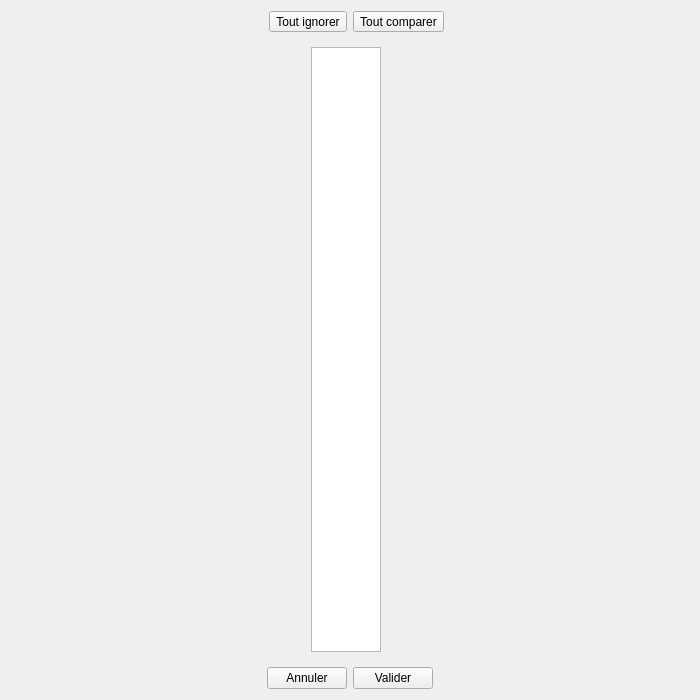
<?xml version="1.0" encoding="UTF-8"?>
<ui version="4.0">
 <class>select_columns</class>
 <widget class="QDialog" name="select_columns">
  <property name="geometry">
   <rect>
    <x>0</x>
    <y>0</y>
    <width>700</width>
    <height>700</height>
   </rect>
  </property>
  <property name="sizePolicy">
   <sizepolicy hsizetype="Maximum" vsizetype="Maximum">
    <horstretch>1</horstretch>
    <verstretch>1</verstretch>
   </sizepolicy>
  </property>
  <property name="windowTitle">
   <string>Choix des colonnes</string>
  </property>
  <layout class="QVBoxLayout" name="verticalLayout_2">
   <item>
    <layout class="QHBoxLayout" name="horizontalLayout">
     <item alignment="Qt::AlignRight">
      <widget class="QToolButton" name="ignoreAllBtn">
       <property name="text">
        <string>Tout ignorer</string>
       </property>
      </widget>
     </item>
     <item alignment="Qt::AlignLeft">
      <widget class="QToolButton" name="compareAllBtn">
       <property name="text">
        <string>Tout comparer</string>
       </property>
      </widget>
     </item>
    </layout>
   </item>
   <item>
    <layout class="QHBoxLayout" name="horizontalLayout_2">
     <item>
      <widget class="QWidget" name="tableWidget" native="true">
       <layout class="QHBoxLayout" name="tableLayout0" stretch="0,0,0">
        <property name="leftMargin">
         <number>1</number>
        </property>
        <item>
         <spacer name="horizontalSpacerL">
          <property name="orientation">
           <enum>Qt::Horizontal</enum>
          </property>
          <property name="sizeHint" stdset="0">
           <size>
            <width>0</width>
            <height>0</height>
           </size>
          </property>
         </spacer>
        </item>
        <item>
         <widget class="QTableView" name="tableView">
          <property name="sizePolicy">
           <sizepolicy hsizetype="Fixed" vsizetype="Expanding">
            <horstretch>0</horstretch>
            <verstretch>0</verstretch>
           </sizepolicy>
          </property>
          <property name="verticalScrollBarPolicy">
           <enum>Qt::ScrollBarAsNeeded</enum>
          </property>
          <property name="horizontalScrollBarPolicy">
           <enum>Qt::ScrollBarAlwaysOff</enum>
          </property>
          <property name="sizeAdjustPolicy">
           <enum>QAbstractScrollArea::AdjustToContents</enum>
          </property>
         </widget>
        </item>
        <item>
         <spacer name="horizontalSpacerR">
          <property name="orientation">
           <enum>Qt::Horizontal</enum>
          </property>
          <property name="sizeHint" stdset="0">
           <size>
            <width>0</width>
            <height>0</height>
           </size>
          </property>
         </spacer>
        </item>
       </layout>
      </widget>
     </item>
    </layout>
   </item>
   <item>
    <layout class="QHBoxLayout" name="horizontalLayout_3">
     <property name="leftMargin">
      <number>0</number>
     </property>
     <property name="bottomMargin">
      <number>0</number>
     </property>
     <item alignment="Qt::AlignRight">
      <widget class="QPushButton" name="cancelBtn">
       <property name="maximumSize">
        <size>
         <width>100</width>
         <height>16777215</height>
        </size>
       </property>
       <property name="text">
        <string>Annuler</string>
       </property>
       <property name="autoDefault">
        <bool>false</bool>
       </property>
       <property name="flat">
        <bool>false</bool>
       </property>
      </widget>
     </item>
     <item alignment="Qt::AlignLeft">
      <widget class="QPushButton" name="validateBtn">
       <property name="maximumSize">
        <size>
         <width>100</width>
         <height>16777215</height>
        </size>
       </property>
       <property name="text">
        <string>Valider</string>
       </property>
       <property name="autoDefault">
        <bool>false</bool>
       </property>
      </widget>
     </item>
    </layout>
   </item>
  </layout>
 </widget>
 <resources/>
 <connections/>
</ui>
